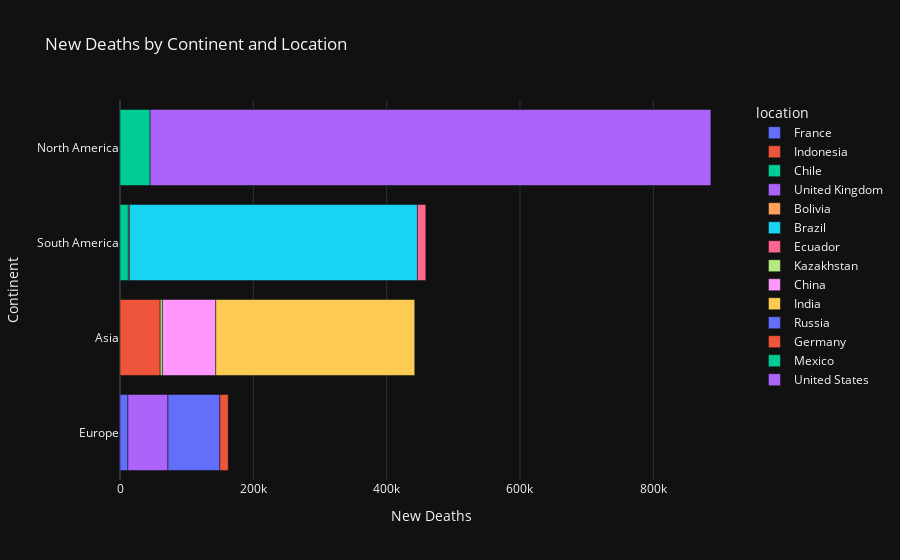

Notebook source saved alongside this figure:
### Code cell
fig = px.bar(complex_graph, x='new_deaths', y='continent', color='location',
                 title='New Deaths by Continent and Location',
                 labels={'new_deaths': 'New Deaths', 'continent': 'Continent'},
                 template='plotly_dark')
fig.show()

### Figure 1 — Plotly figure (JSON) as saved in the notebook; plotly's stock layout.template omitted (floating-point values rounded to 4 significant figures)
{"data": [{"alignmentgroup": "True", "hovertemplate": "location=France<br>New Deaths=%{x}<br>Continent=%{y}<extra></extra>", "legendgroup": "France", "marker": {"color": "#636efa", "pattern": {"shape": ""}}, "name": "France", "offsetgroup": "France", "orientation": "h", "showlegend": true, "textposition": "auto", "type": "bar", "x": [11831], "xaxis": "x", "y": ["Europe"], "yaxis": "y"}, {"alignmentgroup": "True", "hovertemplate": "location=Indonesia<br>New Deaths=%{x}<br>Continent=%{y}<extra></extra>", "legendgroup": "Indonesia", "marker": {"color": "#EF553B", "pattern": {"shape": ""}}, "name": "Indonesia", "offsetgroup": "Indonesia", "orientation": "h", "showlegend": true, "textposition": "auto", "type": "bar", "x": [60306], "xaxis": "x", "y": ["Asia"], "yaxis": "y"}, {"alignmentgroup": "True", "hovertemplate": "location=Chile<br>New Deaths=%{x}<br>Continent=%{y}<extra></extra>", "legendgroup": "Chile", "marker": {"color": "#00cc96", "pattern": {"shape": ""}}, "name": "Chile", "offsetgroup": "Chile", "orientation": "h", "showlegend": true, "textposition": "auto", "type": "bar", "x": [12504], "xaxis": "x", "y": ["South America"], "yaxis": "y"}, {"alignmentgroup": "True", "hovertemplate": "location=United Kingdom<br>New Deaths=%{x}<br>Continent=%{y}<extra></extra>", "legendgroup": "United Kingdom", "marker": {"color": "#ab63fa", "pattern": {"shape": ""}}, "name": "United Kingdom", "offsetgroup": "United Kingdom", "orientation": "h", "showlegend": true, "textposition": "auto", "type": "bar", "x": [60046], "xaxis": "x", "y": ["Europe"], "yaxis": "y"}, {"alignmentgroup": "True", "hovertemplate": "location=Bolivia<br>New Deaths=%{x}<br>Continent=%{y}<extra></extra>", "legendgroup": "Bolivia", "marker": {"color": "#FFA15A", "pattern": {"shape": ""}}, "name": "Bolivia", "offsetgroup": "Bolivia", "orientation": "h", "showlegend": true, "textposition": "auto", "type": "bar", "x": [1610], "xaxis": "x", "y": ["South America"], "yaxis": "y"}, {"alignmentgroup": "True", "hovertemplate": "location=Brazil<br>New Deaths=%{x}<br>Continent=%{y}<extra></extra>", "legendgroup": "Brazil", "marker": {"color": "#19d3f3", "pattern": {"shape": ""}}, "name": "Brazil", "offsetgroup": "Brazil", "orientation": "h", "showlegend": true, "textposition": "auto", "type": "bar", "x": [432073], "xaxis": "x", "y": ["South America"], "yaxis": "y"}, {"alignmentgroup": "True", "hovertemplate": "location=Ecuador<br>New Deaths=%{x}<br>Continent=%{y}<extra></extra>", "legendgroup": "Ecuador", "marker": {"color": "#FF6692", "pattern": {"shape": ""}}, "name": "Ecuador", "offsetgroup": "Ecuador", "orientation": "h", "showlegend": true, "textposition": "auto", "type": "bar", "x": [12586], "xaxis": "x", "y": ["South America"], "yaxis": "y"}, {"alignmentgroup": "True", "hovertemplate": "location=Kazakhstan<br>New Deaths=%{x}<br>Continent=%{y}<extra></extra>", "legendgroup": "Kazakhstan", "marker": {"color": "#B6E880", "pattern": {"shape": ""}}, "name": "Kazakhstan", "offsetgroup": "Kazakhstan", "orientation": "h", "showlegend": true, "textposition": "auto", "type": "bar", "x": [3368], "xaxis": "x", "y": ["Asia"], "yaxis": "y"}, {"alignmentgroup": "True", "hovertemplate": "location=China<br>New Deaths=%{x}<br>Continent=%{y}<extra></extra>", "legendgroup": "China", "marker": {"color": "#FF97FF", "pattern": {"shape": ""}}, "name": "China", "offsetgroup": "China", "orientation": "h", "showlegend": true, "textposition": "auto", "type": "bar", "x": [79954], "xaxis": "x", "y": ["Asia"], "yaxis": "y"}, {"alignmentgroup": "True", "hovertemplate": "location=India<br>New Deaths=%{x}<br>Continent=%{y}<extra></extra>", "legendgroup": "India", "marker": {"color": "#FECB52", "pattern": {"shape": ""}}, "name": "India", "offsetgroup": "India", "orientation": "h", "showlegend": true, "textposition": "auto", "type": "bar", "x": [298511], "xaxis": "x", "y": ["Asia"], "yaxis": "y"}, {"alignmentgroup": "True", "hovertemplate": "location=Russia<br>New Deaths=%{x}<br>Continent=%{y}<extra></extra>", "legendgroup": "Russia", "marker": {"color": "#636efa", "pattern": {"shape": ""}}, "name": "Russia", "offsetgroup": "Russia", "orientation": "h", "showlegend": true, "textposition": "auto", "type": "bar", "x": [77963], "xaxis": "x", "y": ["Europe"], "yaxis": "y"}, {"alignmentgroup": "True", "hovertemplate": "location=Germany<br>New Deaths=%{x}<br>Continent=%{y}<extra></extra>", "legendgroup": "Germany", "marker": {"color": "#EF553B", "pattern": {"shape": ""}}, "name": "Germany", "offsetgroup": "Germany", "orientation": "h", "showlegend": true, "textposition": "auto", "type": "bar", "x": [12476], "xaxis": "x", "y": ["Europe"], "yaxis": "y"}, {"alignmentgroup": "True", "hovertemplate": "location=Mexico<br>New Deaths=%{x}<br>Continent=%{y}<extra></extra>", "legendgroup": "Mexico", "marker": {"color": "#00cc96", "pattern": {"shape": ""}}, "name": "Mexico", "offsetgroup": "Mexico", "orientation": "h", "showlegend": true, "textposition": "auto", "type": "bar", "x": [45170], "xaxis": "x", "y": ["North America"], "yaxis": "y"}, {"alignmentgroup": "True", "hovertemplate": "location=United States<br>New Deaths=%{x}<br>Continent=%{y}<extra></extra>", "legendgroup": "United States", "marker": {"color": "#ab63fa", "pattern": {"shape": ""}}, "name": "United States", "offsetgroup": "United States", "orientation": "h", "showlegend": true, "textposition": "auto", "type": "bar", "x": [841203], "xaxis": "x", "y": ["North America"], "yaxis": "y"}], "layout": {"barmode": "relative", "legend": {"title": {"text": "location"}, "tracegroupgap": 0}, "title": {"text": "New Deaths by Continent and Location"}, "xaxis": {"anchor": "y", "domain": [0, 1], "title": {"text": "New Deaths"}}, "yaxis": {"anchor": "x", "domain": [0, 1], "title": {"text": "Continent"}}}}
